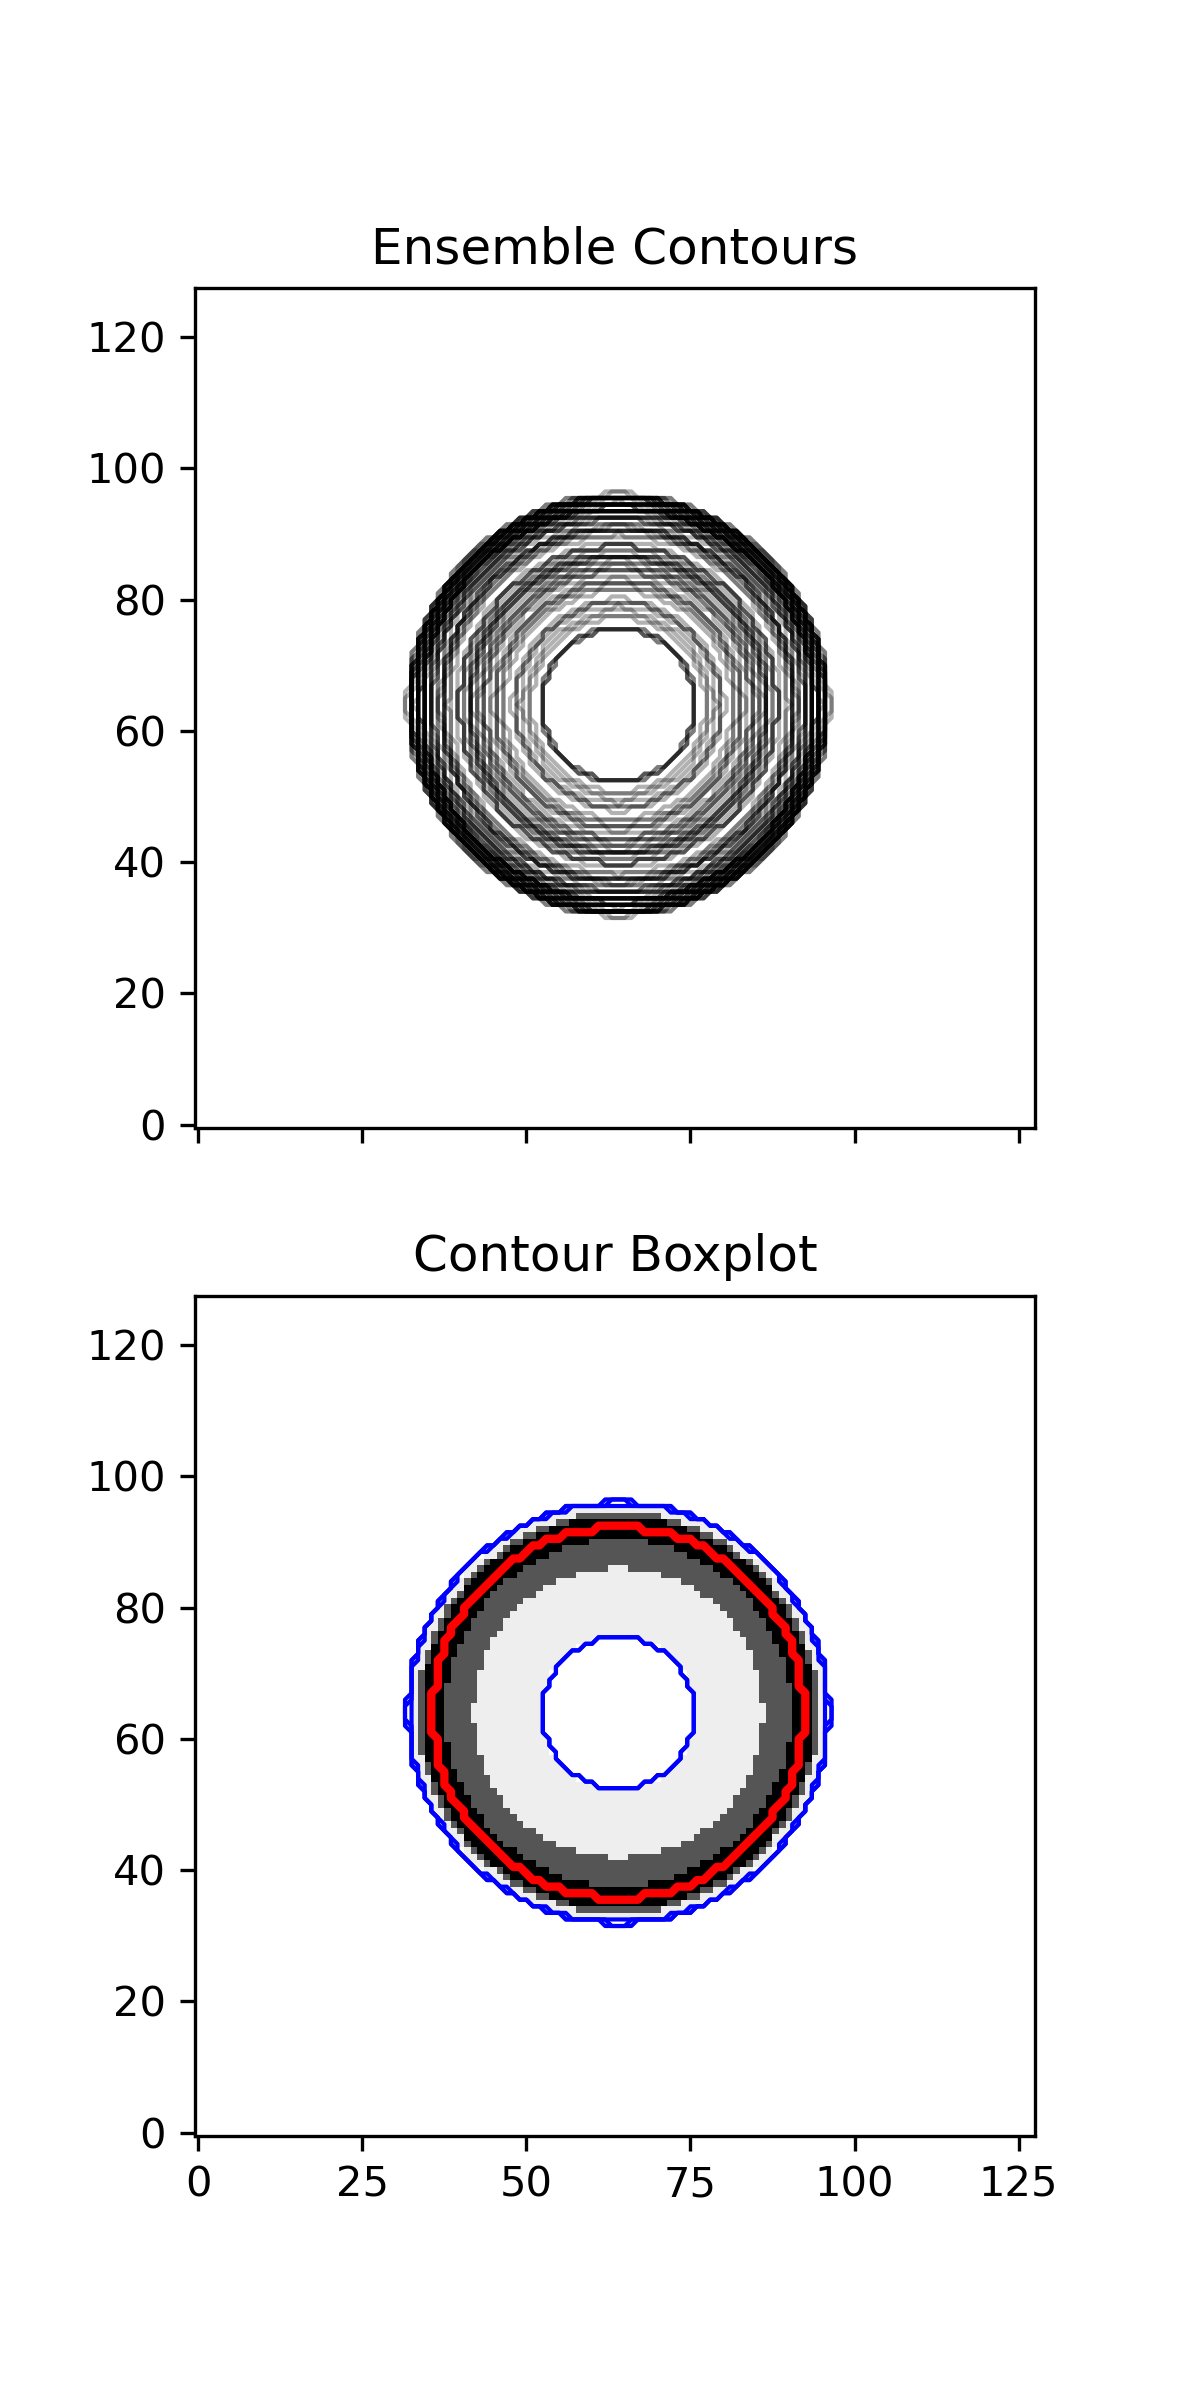

Python code for this plot:
"""
This example demonstrates the use of contour boxplots to visualize the variability in an ensemble of 2D scalar fields.
It generates a synthetic ensemble of scalar fields with Gaussian blobs and visualizes the ensemble contours
using spaghetti plots and contour boxplots.

Import necessary libraries and modules.

.. code-block:: python

    import numpy as np
    import matplotlib.pyplot as plt
    from uvisbox.BandDepths import contour_boxplot

Define a function to create an ensemble of 2D scalar fields with Gaussian blobs in the center.

.. code-block:: python

    def create_ensemble_scalarfield(image_res=256, n_ensembles=30, sigma_min=5, sigma_max=50):
        # Create an ensemble of 2D scalar fields with Gaussian blobs in the center.
        # Args:
        #     image_res (int): Resolution of the image (image_res x image_res).
        #     n_ensembles (int): Number of ensemble members.
        #     sigma_min (float): Minimum sigma for Gaussian.
        #     sigma_max (float): Maximum sigma for Gaussian.
        # Returns:
        #     np.ndarray: Array of shape (n_ensembles, image_res, image_res).

        #         x = np.linspace(0, image_res-1, image_res)
        y = np.linspace(0, image_res-1, image_res)
        xx, yy = np.meshgrid(x, y)
        grid = np.stack([xx, yy], axis=-1)
        ensemble = []
        for i in range(n_ensembles):
            sigma = np.random.uniform(sigma_min, sigma_max)
            cov = np.array([[sigma**2, 0], [0, sigma**2]])
            mu = np.array([image_res/2, image_res/2])
            inv_cov = np.linalg.inv(cov)
            diff = grid - mu
            pdf = np.exp(-0.5 * np.sum(diff @ inv_cov * diff, axis=-1))
            # Normalize to [-1, 1]
            pdf = 2 * (pdf - np.min(pdf)) / (np.max(pdf) - np.min(pdf)) - 1
            ensemble.append(pdf)

        return np.array(ensemble)

Generate a synthetic ensemble of scalar fields

.. code-block:: python
    ensemble = create_ensemble_scalarfield(image_res=128, n_ensembles=100, sigma_min=20, sigma_max=100) # create synthetic ensemble of gaussians

    binary_images = (ensemble < 0.7).astype(np.bool_)    # extract contours at isovalue = 0.7
    print(f"Ensemble shape: {binary_images.shape}")

Visualize the ensemble contours using spaghetti plots and contour boxplots

.. code-block:: python

    fig, ax = plt.subplots(2,1, figsize=(4, 8),sharex=True,sharey=True)
    for i in range(binary_images.shape[0]):
        ax[0].contour(binary_images[i], levels=[0.5], colors='black', linewidths=1, alpha=0.3) # contour at the middle of 0 and 1
    ax[0].set_title("Ensemble Contours")
    # Calculate and plot the contour boxplot
    contour_boxplot(binary_images, ax=ax[1], show_median=True, show_iqr=True, show_non_outliers=True, show_outliers=True, show_firstquartile=True, outlier_percentile=95)
    ax[1].set_title("Contour Boxplot")
    ax[0].set_aspect('equal', adjustable='box')
    plt.show()

"""

import numpy as np
import matplotlib.pyplot as plt
from uvisbox.BandDepths import contour_boxplot

def create_ensemble_scalarfield(image_res=256, n_ensembles=30, sigma_min=5, sigma_max=50):
    """
    Create an ensemble of 2D scalar fields with Gaussian blobs in the center.
    Args:
        image_res (int): Resolution of the image (image_res x image_res).
        n_ensembles (int): Number of ensemble members.
        sigma_min (float): Minimum sigma for Gaussian.
        sigma_max (float): Maximum sigma for Gaussian.
    Returns:
        np.ndarray: Array of shape (n_ensembles, image_res, image_res).
    """
    x = np.linspace(0, image_res-1, image_res)
    y = np.linspace(0, image_res-1, image_res)
    xx, yy = np.meshgrid(x, y)
    grid = np.stack([xx, yy], axis=-1)
    ensemble = []
    for i in range(n_ensembles):
        sigma = np.random.uniform(sigma_min, sigma_max)
        cov = np.array([[sigma**2, 0], [0, sigma**2]])
        mu = np.array([image_res/2, image_res/2])
        inv_cov = np.linalg.inv(cov)
        diff = grid - mu
        pdf = np.exp(-0.5 * np.sum(diff @ inv_cov * diff, axis=-1))
        # Normalize to [-1, 1]
        pdf = 2 * (pdf - np.min(pdf)) / (np.max(pdf) - np.min(pdf)) - 1
        ensemble.append(pdf)

    return np.array(ensemble)

# Generate synthetic ensemble of scalar fields
ensemble = create_ensemble_scalarfield(image_res=128, n_ensembles=100, sigma_min=20, sigma_max=100) # create synthetic ensemble of gaussians

binary_images = (ensemble < 0.7).astype(np.bool_)    # extract contours at isovalue = 0.7
print(f"Ensemble shape: {binary_images.shape}")

# Visualize the ensemble contours using spaghetti 
fig, ax = plt.subplots(2,1, figsize=(4, 8),sharex=True,sharey=True)
for i in range(binary_images.shape[0]):
    ax[0].contour(binary_images[i], levels=[0.5], colors='black', linewidths=1, alpha=0.3) # contour at the middle of 0 and 1
ax[0].set_title("Ensemble Contours")

# Calculate and plot the contour boxplot
contour_boxplot(binary_images, ax=ax[1], show_median=True, show_iqr=True, show_non_outliers=True, show_outliers=True, show_firstquartile=True, outlier_percentile=95)

ax[1].set_title("Contour Boxplot")
ax[0].set_aspect('equal', adjustable='box')
plt.savefig("contour_boxplot.png", dpi=300)
plt.show()
